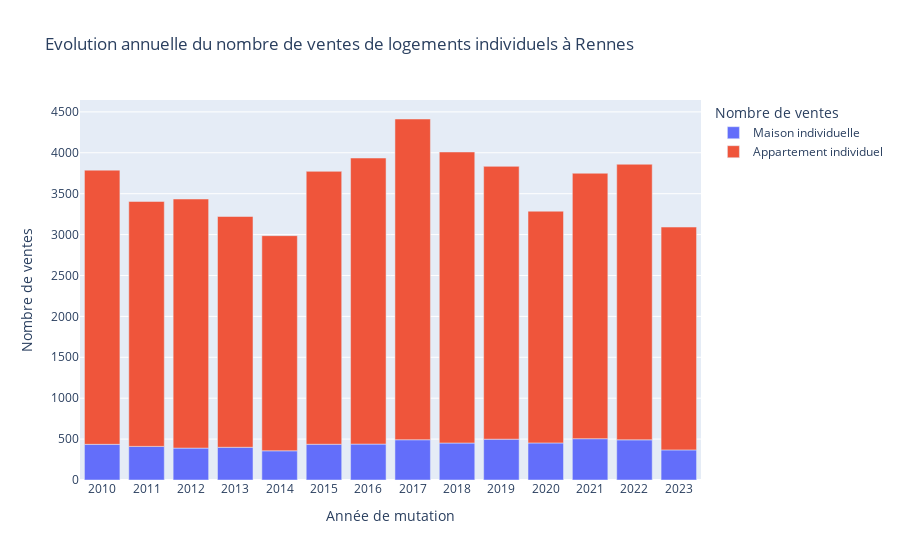

The notebook cell saved with this chart:
### Code cell
# Paramétrage du endpoint
code_insee, nom = "35238", "Rennes"
url = BASE_URL_API + f"/indicateurs/dv3f/communes/annuel/{code_insee}"

# Interrogation de l'API et récupération d'un dataframe
response  = apidf(url)
indicateurs = pd.DataFrame.from_dict(response["results"])

# Edition du graphique
fig = px.bar(indicateurs,
             x='annee',
             y=['nbtrans_cod111', 'nbtrans_cod121'],
             title = f"Evolution annuelle du nombre de ventes de logements individuels à {nom}",
             labels={"annee" : "Année de mutation",
                     "value" : "Nombre de ventes",},
             )
noms={"nbtrans_cod111": "Maison individuelle",
      "nbtrans_cod121": "Appartement individuel"}
fig.update_layout(legend_title_text="Nombre de ventes")
fig.for_each_trace(lambda t: t.update(hovertemplate = t.hovertemplate.replace(t.name, noms[t.name]), name=noms[t.name]))
fig.show()

### Figure 1 — Plotly figure (JSON) as saved in the notebook; plotly's stock layout.template omitted (floating-point values rounded to 4 significant figures)
{"data": [{"hovertemplate": "variable=Maison individuelle<br>Année de mutation=%{x}<br>Nombre de ventes=%{y}<extra></extra>", "legendgroup": "nbtrans_cod111", "marker": {"color": "#636efa", "pattern": {"shape": ""}}, "name": "Maison individuelle", "orientation": "v", "showlegend": true, "textposition": "auto", "type": "bar", "x": ["2010", "2011", "2012", "2013", "2014", "2015", "2016", "2017", "2018", "2019", "2020", "2021", "2022", "2023"], "xaxis": "x", "y": [436, 411, 390, 400, 357, 437, 439, 492, 452, 499, 453, 505, 491, 368], "yaxis": "y"}, {"hovertemplate": "variable=Appartement individuel<br>Année de mutation=%{x}<br>Nombre de ventes=%{y}<extra></extra>", "legendgroup": "nbtrans_cod121", "marker": {"color": "#EF553B", "pattern": {"shape": ""}}, "name": "Appartement individuel", "orientation": "v", "showlegend": true, "textposition": "auto", "type": "bar", "x": ["2010", "2011", "2012", "2013", "2014", "2015", "2016", "2017", "2018", "2019", "2020", "2021", "2022", "2023"], "xaxis": "x", "y": [3352, 2994, 3045, 2821, 2630, 3336, 3497, 3921, 3558, 3335, 2833, 3245, 3369, 2724], "yaxis": "y"}], "layout": {"barmode": "relative", "legend": {"title": {"text": "Nombre de ventes"}, "tracegroupgap": 0}, "title": {"text": "Evolution annuelle du nombre de ventes de logements individuels à Rennes"}, "xaxis": {"anchor": "y", "domain": [0, 1], "title": {"text": "Année de mutation"}}, "yaxis": {"anchor": "x", "domain": [0, 1], "title": {"text": "Nombre de ventes"}}}}
